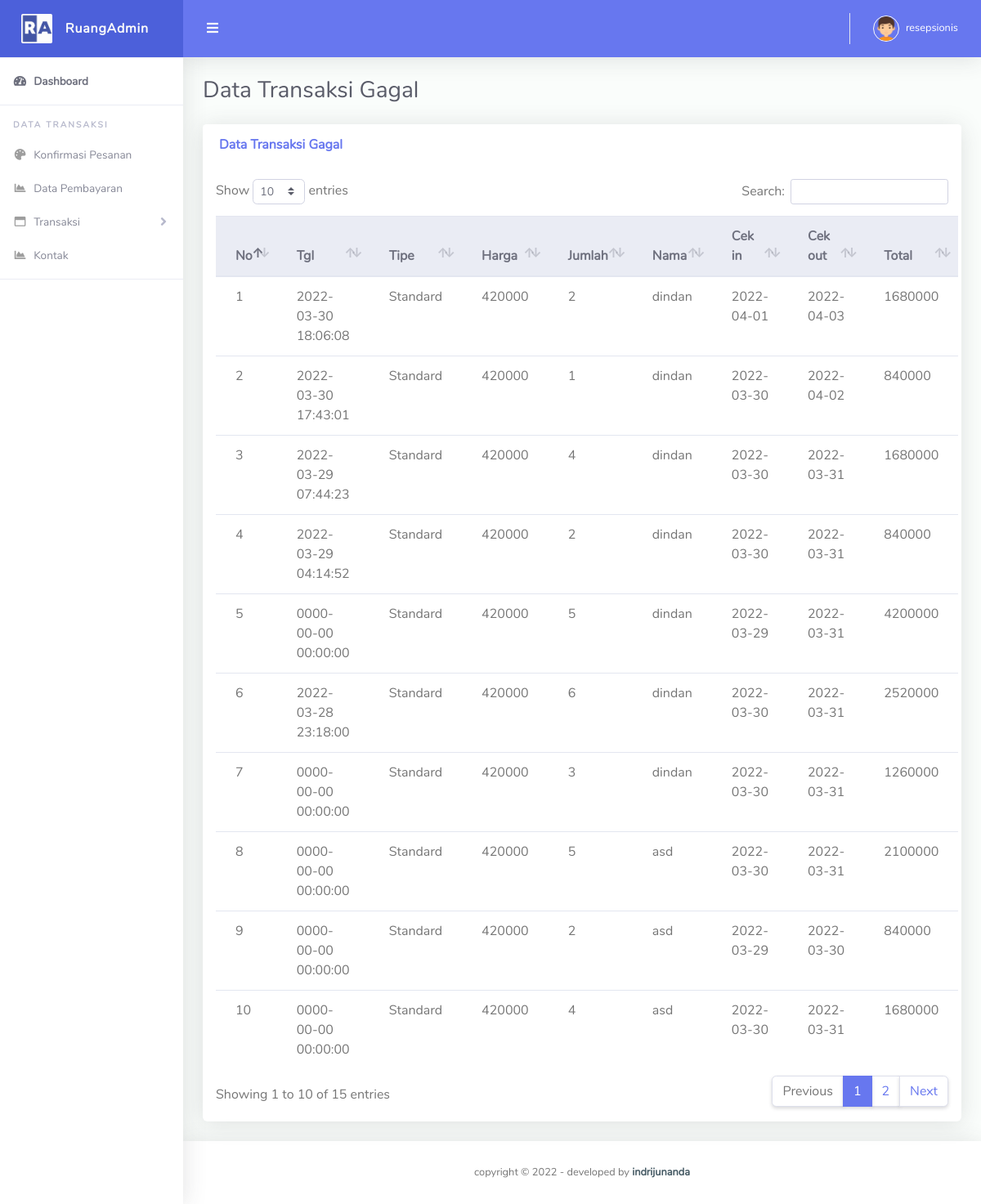
The page /resepsionis/transaksigagal.php (signed in) on the database its author committed.
### tables this page shows
CREATE TABLE `pemesanan` (
  `idpesan` int(11) NOT NULL,
  `tglpesan` datetime NOT NULL,
  `batasbayar` datetime NOT NULL,
  `idkamar` varchar(15) NOT NULL,
  `tipe` varchar(20) NOT NULL,
  `harga` int(11) NOT NULL,
  `jumlah` int(11) NOT NULL,
  `idtamu` int(11) NOT NULL,
  `nama` varchar(100) NOT NULL,
  `alamat` varchar(500) NOT NULL,
  `telepon` varchar(15) NOT NULL,
  `tglmasuk` date NOT NULL,
  `tglkeluar` date NOT NULL,
  `lamahari` int(11) NOT NULL DEFAULT 0,
  `totalbayar` int(11) NOT NULL DEFAULT 0,
  `status` varchar(50) NOT NULL DEFAULT 'Pending...'
);

### resepsionis/sess.php (called while the page is built, shortened)
<?php
	$chk_sess = $_SESSION['resepsionis'];
	include("../conn/koneksi.php");
	$sql_sess = "SELECT * FROM admin WHERE id='". $chk_sess ."'";
	$ress_sess = mysqli_query($koneksi, $sql_sess);
	$p = mysqli_fetch_array($ress_sess);
?>

### resepsionis/transaksigagal.php (the view)
<?php include'layouts/header.php'; ?>
        <div class="container-fluid" id="container-wrapper">
          <div class="d-sm-flex align-items-center justify-content-between mb-4">
            <h1 class="h3 mb-0 text-gray-800">Data Transaksi Gagal</h1>
          </div>
          <div class="row">
            <div class="col-lg-12">
              <div class="card mb-4">
                <div class="card-header py-3 d-flex flex-row align-items-center justify-content-between">
                  <h6 class="m-0 font-weight-bold text-primary">Data Transaksi Gagal</h6>
                </div>
                <div class="table-responsive p-3">
                  <table class="table align-items-center table-flush" id="dataTable">
                    <thead class="thead-light">
                      <tr>
                        <th>No</th>
                        <th>Tgl</th>
                        <th>Tipe</th>
                        <th>Harga</th>
                        <th>Jumlah</th>
                        <th>Nama</th>
                        <th>Cek in</th>
                        <th>Cek out</th>
                        <th>Total</th>
                      </tr>
                    </thead>
                    <tbody>
                      <?php
                      $no = 1;
                      $sql = mysqli_query($koneksi, "SELECT * FROM pemesanan ORDER BY idpesan DESC");
                      while($d = mysqli_fetch_assoc($sql)){
                        $status = $d['status'];
                        if ($status == 'Dibatalkan') {
                      ?>
                      <tr>
                        <td><?= $no++ ?></td>
                        <td><?= $d['tglpesan'] ?></td>
                        <td><?= $d['tipe'] ?></td>
                        <td><?= $d['harga'] ?></td>
                        <td><?= $d['jumlah'] ?></td>
                        <td><?= $d['nama'] ?></td>
                        <td><?= $d['tglmasuk'] ?></td>
                        <td><?= $d['tglkeluar'] ?></td>
                        <td><?= $d['totalbayar'] ?></td>
                      </tr>
                      <?php } } ?>
                    </tbody>
                  </table>
                </div>
              </div>
            </div>
          </div>
      <?php include'layouts/footer.php'; ?>

### resepsionis/layouts/header.php (shortened to what this page needs)
<?php include 'sess.php'; ?>
<!DOCTYPE html>
<html lang="en">
<head>
  <link href="../assets/vendor/fontawesome-free/css/all.min.css" rel="stylesheet" type="text/css">
  <link href="../assets/vendor/bootstrap/css/bootstrap.min.css" rel="stylesheet" type="text/css">
  <link href="../assets/css/ruang-admin.min.css" rel="stylesheet">
  <link href="../assets/vendor/datatables/dataTables.bootstrap4.min.css" rel="stylesheet">
</head>
<body id="page-top">
  <div id="wrapper">
    <ul class="navbar-nav sidebar sidebar-light accordion" id="accordionSidebar">
      <a class="sidebar-brand d-flex align-items-center justify-content-center" href="index.html">
        <div class="sidebar-brand-icon">
          <img src="../assets/img/logo/logo2.png">
        </div>
        <div class="sidebar-brand-text mx-3">RuangAdmin</div>
      </a>
      <hr class="sidebar-divider my-0">
      <li class="nav-item active">
        <a class="nav-link" href="index.php">
          <i class="fas fa-fw fa-tachometer-alt"></i>
          <span>Dashboard</span></a>
      </li>
      <hr class="sidebar-divider">
      <div class="sidebar-heading">
        Data Transaksi
      </div>
      <li class="nav-item">
        <a class="nav-link" href="konfirmasi.php">
          <i class="fas fa-fw fa-palette"></i>
          <span>Konfirmasi Pesanan</span>
        </a>
      </li>
      <li class="nav-item">
        <a class="nav-link" href="datapembayaran.php">
          <i class="fas fa-fw fa-chart-area"></i>
          <span>Data Pembayaran</span>
        </a>
      </li>
      <li class="nav-item">
        <a class="nav-link collapsed" href="#" data-toggle="collapse" data-target="#collapseBootstrap"
          aria-expanded="true" aria-controls="collapseBootstrap">
          <i class="far fa-fw fa-window-maximize"></i>
          <span>Transaksi</span>
        </a>
      </li>
      <li class="nav-item">
        <a class="nav-link" href="kontak.php">
          <i class="fas fa-fw fa-chart-area"></i>
          <span>Kontak</span>
        </a>
      </li>
      <hr class="sidebar-divider">
    </ul>
    <div id="content-wrapper" class="d-flex flex-column">
      <div id="content">
        <nav class="navbar navbar-expand navbar-light bg-navbar topbar mb-4 static-top">
          <button id="sidebarToggleTop" class="btn btn-link rounded-circle mr-3">
            <i class="fa fa-bars"></i>
          </button>
          <ul class="navbar-nav ml-auto">
            <li class="nav-item dropdown no-arrow">
              <a class="nav-link dropdown-toggle" href="#" id="userDropdown" role="button" data-toggle="dropdown"
                aria-haspopup="true" aria-expanded="false">
                <img class="img-profile rounded-circle" src="../assets/img/boy.png" style="max-width: 60px">
                <span class="ml-2 d-none d-lg-inline text-white small"><?php echo $p['nama'] ?></span>
              </a>
            </li>
          </ul>
        </nav>

### rows shown on the page
pemesanan: tglpesan "2022-03-30 18:06:08", tipe "Standard", harga "420000", jumlah "2", nama "dindan", tglmasuk "2022-04-01", tglkeluar "2022-04-03", totalbayar "1680000"
pemesanan: tglpesan "2022-03-30 17:43:01", tipe "Standard", harga "420000", jumlah "1", nama "dindan", tglmasuk "2022-03-30", tglkeluar "2022-04-02", totalbayar "840000"
pemesanan: tglpesan "2022-03-29 07:44:23", tipe "Standard", harga "420000", jumlah "4", nama "dindan", tglmasuk "2022-03-30", tglkeluar "2022-03-31", totalbayar "1680000"
pemesanan: tglpesan "2022-03-29 04:14:52", tipe "Standard", harga "420000", jumlah "2", nama "dindan", tglmasuk "2022-03-30", tglkeluar "2022-03-31", totalbayar "840000"
pemesanan: tglpesan "0000-00-00 00:00:00", tipe "Standard", harga "420000", jumlah "5", nama "dindan", tglmasuk "2022-03-29", tglkeluar "2022-03-31", totalbayar "4200000"
pemesanan: tglpesan "2022-03-28 23:18:00", tipe "Standard", harga "420000", jumlah "6", nama "dindan", tglmasuk "2022-03-30", tglkeluar "2022-03-31", totalbayar "2520000"
pemesanan: tglpesan "0000-00-00 00:00:00", tipe "Standard", harga "420000", jumlah "3", nama "dindan", tglmasuk "2022-03-30", tglkeluar "2022-03-31", totalbayar "1260000"
pemesanan: tglpesan "0000-00-00 00:00:00", tipe "Standard", harga "420000", jumlah "5", nama "asd", tglmasuk "2022-03-30", tglkeluar "2022-03-31", totalbayar "2100000"
pemesanan: tglpesan "0000-00-00 00:00:00", tipe "Standard", harga "420000", jumlah "2", nama "asd", tglmasuk "2022-03-29", tglkeluar "2022-03-30", totalbayar "840000"
pemesanan: tglpesan "0000-00-00 00:00:00", tipe "Standard", harga "420000", jumlah "4", nama "asd", tglmasuk "2022-03-30", tglkeluar "2022-03-31", totalbayar "1680000"

### other values the page prints
$p['nama'] "resepsionis"
